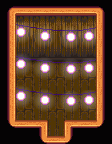

Tiled map render using the project's own tile images. Description and the whole map definition, tile-layer contents included, below:
An orthogonal 7x9 tile map with 16x16 px tiles, 5 tile layers (Back, Buildings, Paths, Front, ...), 4 tilesets.

<map version="1.10" tiledversion="1.10.2" orientation="orthogonal" renderorder="right-down" width="7" height="9" tilewidth="16" tileheight="16" infinite="0" nextlayerid="14" nextobjectid="1">
 <tileset firstgid="1" name="wallpapers_2" tilewidth="16" tileheight="16" tilecount="96" columns="16">
  <image source="wallpapers_2.png" width="256" height="96" />
 </tileset>
 <tileset firstgid="97" name="townInterior" tilewidth="16" tileheight="16" tilecount="2176" columns="32">
  <image source="townInterior.png" width="512" height="1088" />
 </tileset>
 <tileset firstgid="2273" name="night_market_tilesheet_objects" tilewidth="16" tileheight="16" tilecount="1368" columns="72">
  <image source="night_market_tilesheet_objects.png" width="1152" height="312" />
 </tileset>
 <tileset firstgid="3641" name="floors_2" tilewidth="16" tileheight="16" tilecount="64" columns="16">
  <image source="floors_2.png" width="256" height="64" />
  <tile id="0">
   <properties>
    <property name="Type" value="Wood" />
   </properties>
  </tile>
  <tile id="1">
   <properties>
    <property name="Type" value="Wood" />
   </properties>
  </tile>
  <tile id="16">
   <properties>
    <property name="Type" value="Wood" />
   </properties>
  </tile>
  <tile id="17">
   <properties>
    <property name="Type" value="Wood" />
   </properties>
  </tile>
 </tileset>
 <layer id="2" name="Back" width="7" height="9">
  <data encoding="csv">
0,0,0,0,0,0,0,
0,0,0,0,0,0,0,
0,0,0,0,0,0,0,
0,3641,3642,3641,3642,3641,0,
0,3657,3658,3657,3658,3657,0,
0,3641,3642,3641,3642,3641,0,
0,3657,3658,3657,3658,3657,0,
0,3641,3642,3641,3642,3641,0,
0,0,0,3657,0,0,0
</data>
 </layer>
 <objectgroup id="8" name="Back" />
 <layer id="4" name="Buildings" width="7" height="9">
  <data encoding="csv">
97,97,97,97,97,97,97,
97,16,16,16,16,16,97,
97,32,32,32,32,32,97,
97,48,48,48,48,48,97,
97,0,0,0,0,0,97,
97,0,0,0,0,0,97,
97,0,0,0,0,0,97,
97,0,0,0,0,0,97,
97,97,97,0,97,97,97
</data>
 </layer>
 <objectgroup id="9" name="Buildings" />
 <layer id="12" name="Paths" width="7" height="9">
  <data encoding="csv">
0,0,0,0,0,0,0,
0,0,0,0,0,0,0,
0,0,0,0,0,0,0,
0,0,0,0,0,0,0,
0,0,0,0,0,0,0,
0,0,0,0,0,0,0,
0,0,0,0,0,0,0,
0,0,0,0,0,0,0,
0,0,0,0,0,0,0
</data>
 </layer>
 <objectgroup id="13" name="Paths" />
 <layer id="5" name="Front" width="7" height="9">
  <data encoding="csv">
106,99,99,99,99,99,108,
161,0,0,0,0,0,165,
161,0,0,0,0,0,165,
161,0,0,0,0,0,165,
161,0,0,0,0,0,165,
161,0,0,0,0,0,165,
161,0,0,0,0,0,165,
193,262,259,0,260,262,227,
0,0,193,262,227,0,0
</data>
 </layer>
 <objectgroup id="11" name="Front" />
 <layer id="7" name="AlwaysFront" width="7" height="9">
  <data encoding="csv">
0,0,0,0,0,0,0,
0,2814,2815,2816,2817,2662,0,
0,2886,2887,2888,2889,2734,0,
0,2814,2815,2816,2817,2662,0,
0,2886,2887,2888,2889,2734,0,
0,2814,2815,2816,2817,2662,0,
0,2886,2887,2888,2889,2734,0,
0,0,0,0,0,0,0,
0,0,0,0,0,0,0
</data>
 </layer>
</map>
